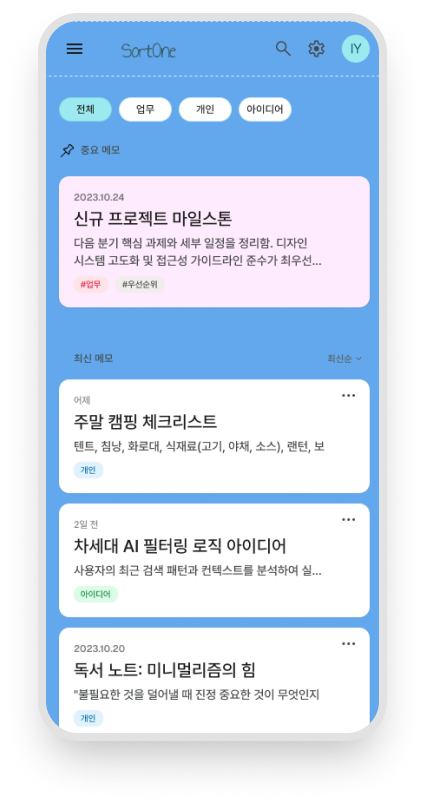
#> input picture img/Central App Mockup.png, 425 x 804 px
$ python analyze_image.py
#> lines starting #> are read from the running program, lines starting #| are printed output that depends on the picture
from PIL import Image
import sys

try:
    img = Image.open('img/Central App Mockup.png').convert('RGB')
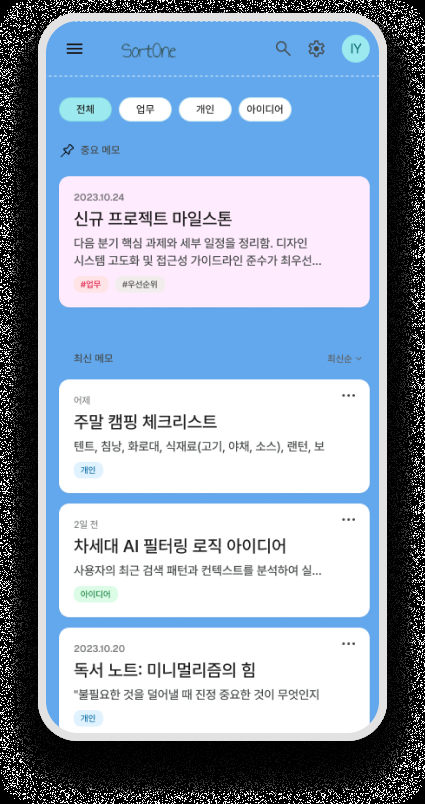
#> img: PIL image 425x804 RGB; mean R, G, B 149.4, 165.2, 184.7
    w, h = img.size
#> w = 425; h = 804
    pixels = img.load()

    bg_color = pixels[10, int(h/2)]
#> bg_color = (0, 0, 0)

    cards = []
    in_card = False
    start_y = 0
    x_mid = int(w / 2)
#> x_mid = 212
    for y in range(h):
        p = pixels[x_mid, y]
        is_card = p[0] > 240 and p[1] > 240 and p[2] > 240

        if is_card and not in_card:
            in_card = True
            start_y = y
        elif not is_card and in_card:
            in_card = False
            if y - start_y > 30:
                cards.append((start_y, y))
#> this loop made 804 passes
#> is_card on passes 99, 105, 115, 122, 381, 416, 422, 423, 425, 426, 429, 443: True, False, True, False, True, False, True, False, True, False, True, False
#> after the loop, cards = [(380, 415), (450, 493), (504, 539), (572, 617), (628, 662), (700, 733)]; in_card = False; start_y = 799

    print("Image size:", w, h)
#| Image size: 425 804
    print("Detected cards:", cards)
#| Detected cards: [(380, 415), (450, 493), (504, 539), (572, 617), (628, 662), (700, 733)]
except Exception as e:
    print(e)

$ run again, with img/w2.png copied over img/Central App Mockup.png
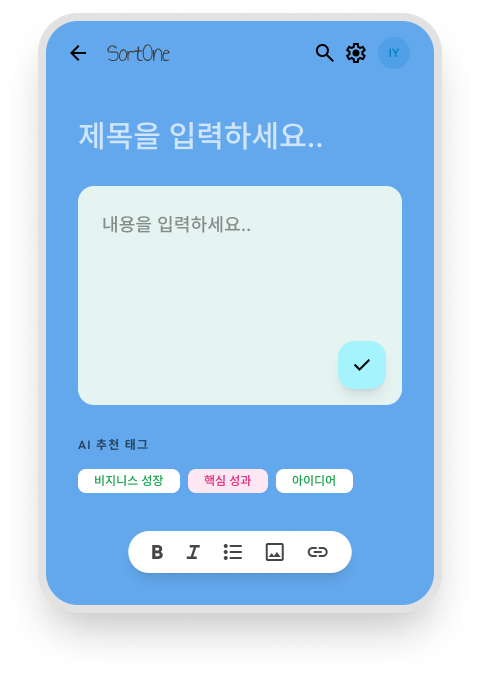
#> input picture img/w2.png, 480 x 676 px
#> `img = Image.open('img/Central App Mockup.png').convert('RGB')`:
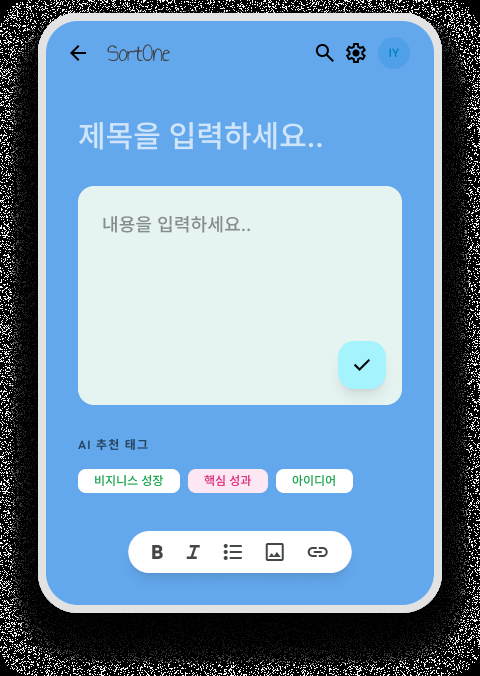
#> img: PIL image 480x676 RGB; mean R, G, B 121.5, 154.2, 182.9
#> bg_color = (0, 0, 0)
#> the loop `for y in range(h):` made 676 passes
#> (p, is_card) on passes 1 to 8: ((255, 255, 255), True), ((0, 0, 0), False), ((0, 0, 0), False), ((255, 255, 255), True), ((0, 0, 0), False), ((255, 255, 255), True), ((255, 255, 255), True), ((0, 0, 0), False)
#> after the loop `for y in range(h):`: cards = []; in_card = True; start_y = 675
#| Image size: 480 676
#| Detected cards: []

$ run again, with img/ai.jpg saved as img/Central App Mockup.png
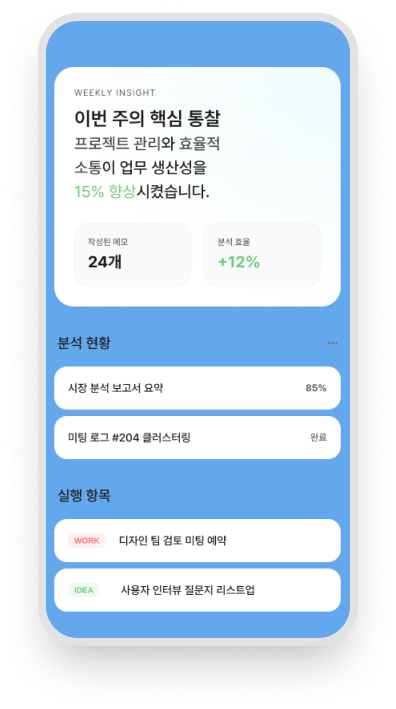
#> input picture img/ai.jpg, 396 x 709 px
#> `img = Image.open('img/Central App Mockup.png').convert('RGB')`:
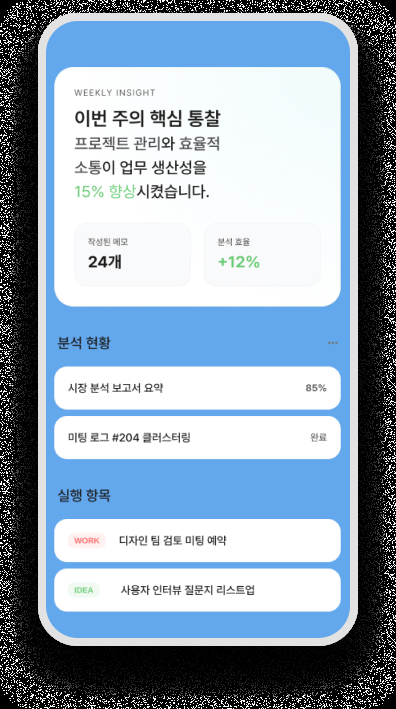
#> img: PIL image 396x709 RGB; mean R, G, B 145.9, 163.6, 180.6
#> bg_color = (0, 0, 0)
#> the loop `for y in range(h):` made 709 passes
#> after the loop `for y in range(h):`: cards = [(68, 110), (196, 306), (367, 409), (416, 459)]; in_card = False; start_y = 707
#| Image size: 396 709
#| Detected cards: [(68, 110), (196, 306), (367, 409), (416, 459)]
